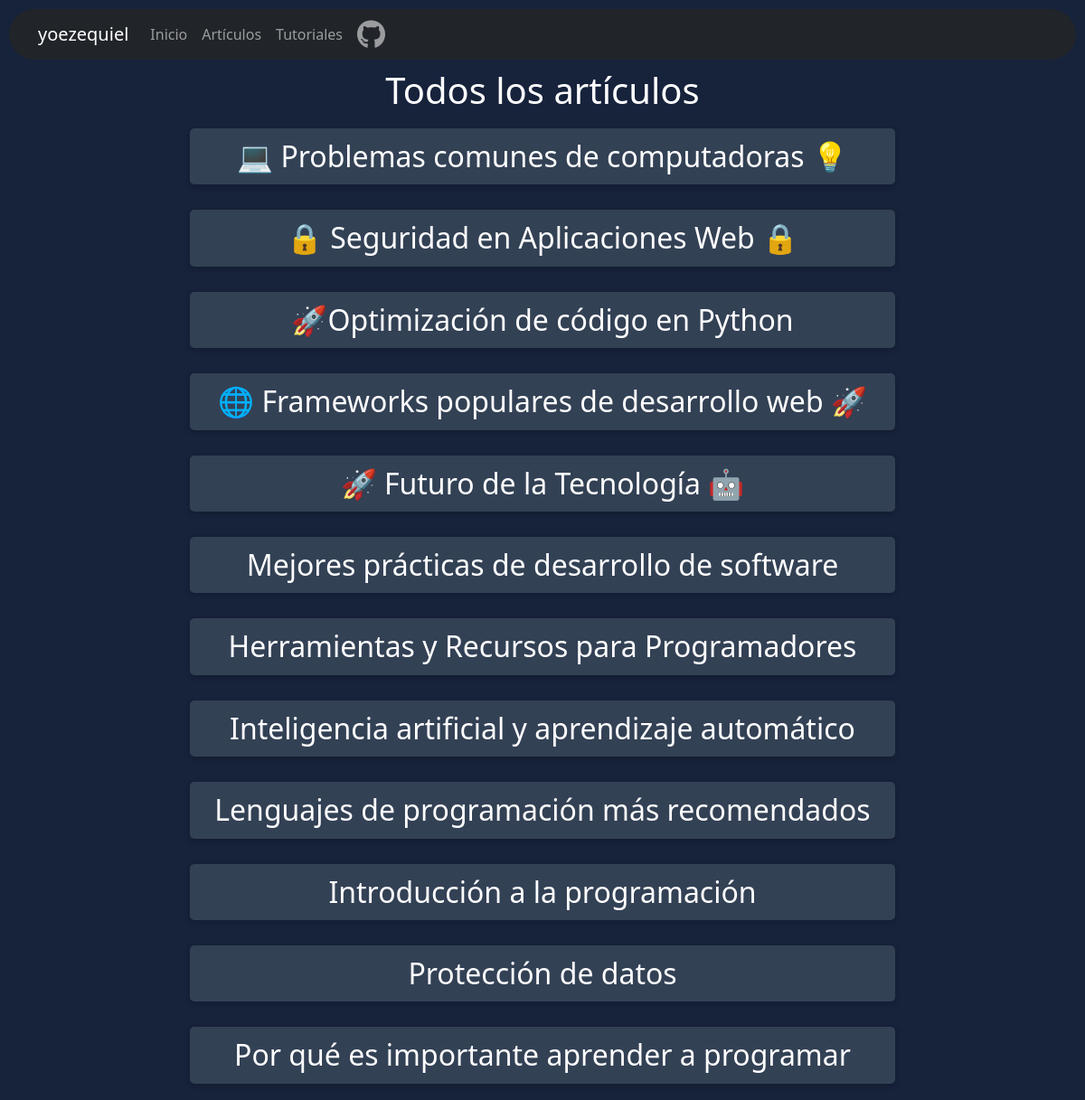
Page /articles on the earlier database version.
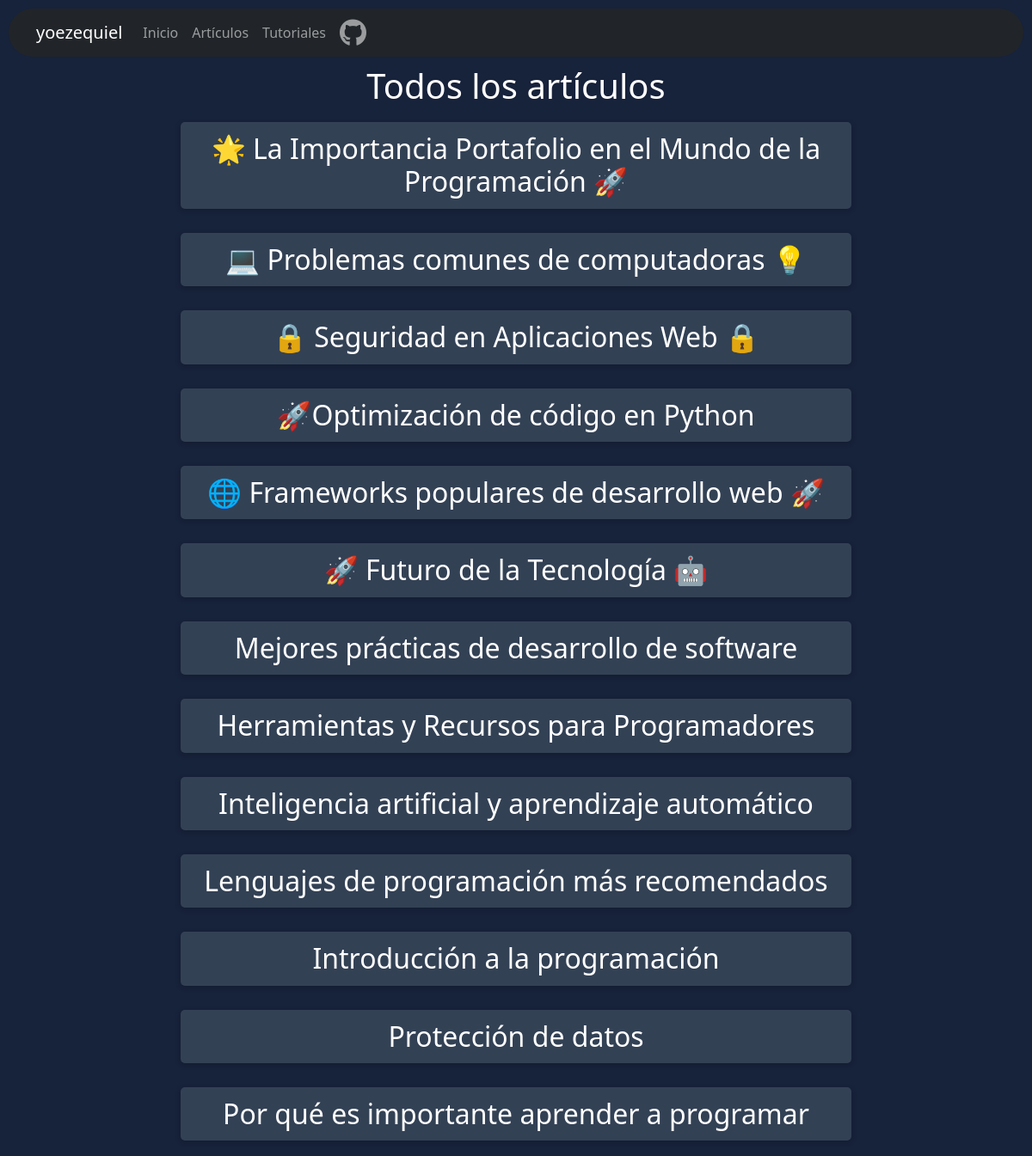
Same page on the later database version.
### tables this page shows
CREATE TABLE articles (
                    id INTEGER PRIMARY KEY AUTOINCREMENT,
                    title TEXT NOT NULL,
                    content TEXT NOT NULL,
                    image TEXT
                , type TEXT NOT NULL DEFAULT 'article', tags TEXT);

### app.py (the view)
@app.route("/articles")
def view_all_articles():
    conn = get_db_connection()
    if conn:
        try:
            cursor = conn.cursor()
            cursor.execute(
                "SELECT * FROM articles WHERE type='article' ORDER BY id DESC"
            )
            all_articles = cursor.fetchall()
            cursor.close()
            conn.close()
            return render_template("all_articles.html", articles=all_articles)
        except sqlite3.Error as e:
            print(e)
            return "Error en la conexión a la base de datos"
    else:
        return "Error en la conexión a la base de datos"

### app.py (called while the page is built)
def get_db_connection():
    try:
        conn = sqlite3.connect("blog.db")
        return conn
    except sqlite3.Error as e:
        print(e)
        return None

@app.context_processor
def inject_markdown2():
    return {"markdown2": markdown2}

### templates/all_articles.html (shortened to what this page needs)
{% extends 'base.html' %}
{% block content %}
<link rel="stylesheet" href="{{ url_for('static', filename='css/index.css') }}">
<body>
    <h1>Todos los artículos</h1>
    {% for article in articles %}
            <div class="article">
                <h2><a id="a" href="{{ url_for('view_article', article_id=article[0]) }}">{{ article[1] }}</a></h2>
            </div>
        {% endfor %}
</body>
</html>
{% endblock %}

### templates/base.html (shortened to what this page needs)
<!DOCTYPE html>
<html lang="es">
<head>
    <link rel="stylesheet" href="https://stackpath.bootstrapcdn.com/bootstrap/5.0.0-alpha2/css/bootstrap.min.css">
    <link rel="stylesheet" href="{{ url_for('static', filename='css/base.css') }}">
</head>
<body>
    <nav class="navbar navbar-expand-lg navbar-dark bg-dark">
        <div class="container">
            <a class="navbar-brand" href="/">yoezequiel</a>
            <div class="collapse navbar-collapse" id="navbarNav">
                <ul class="navbar-nav ml-auto">
                    <li class="nav-item">
                        <a class="nav-link" href="/">Inicio</a>
                    </li>
                    <li class="nav-item">
                        <a class="nav-link" href="/articles">Artículos</a>
                    </li>
                    <li class="nav-item">
                        <a class="nav-link" href="/tutoriales">Tutoriales</a>
                    </li>
                    <li class="nav-item">
                        <a class="nav-link" href="https://github.com/yoezequiel" target="_blank" aria-label="Enlace a mi perfil de GitHub"><i class="fa-brands fa-github fa-2xl"></i></a>
                    </li>
                </ul>
            </div>
        </div>
    </nav>
    <div class="container" id="container">
        {% block content %}
        {% endblock %}
</body>
</html>

### static/css/base.css (style rules this page uses)
body { background-color: rgb(23, 34, 59); color: white; text-align: center; }
nav { border-radius: 100px; margin: 10px; text-align: center; }

### static/css/index.css (style rules this page uses)
.article { padding: 10px; margin-bottom: 20px; transition: transform 0.3s ease-in-out; border-radius: 8px; max-width: 800px; margin: 0 auto; }
#a { display: block; text-decoration: none; color: white; font-weight: 400; background-color: rgb(51, 65, 85); box-shadow: 0 2px 6px rgba(0, 0, 0, 0.2); padding: 12px 20px; border-radius: 5px; width: 100%; }

Differences in the rows shown:
added articles: title "🌟 La Importancia Portafolio en el Mundo de la Programación 🚀"
